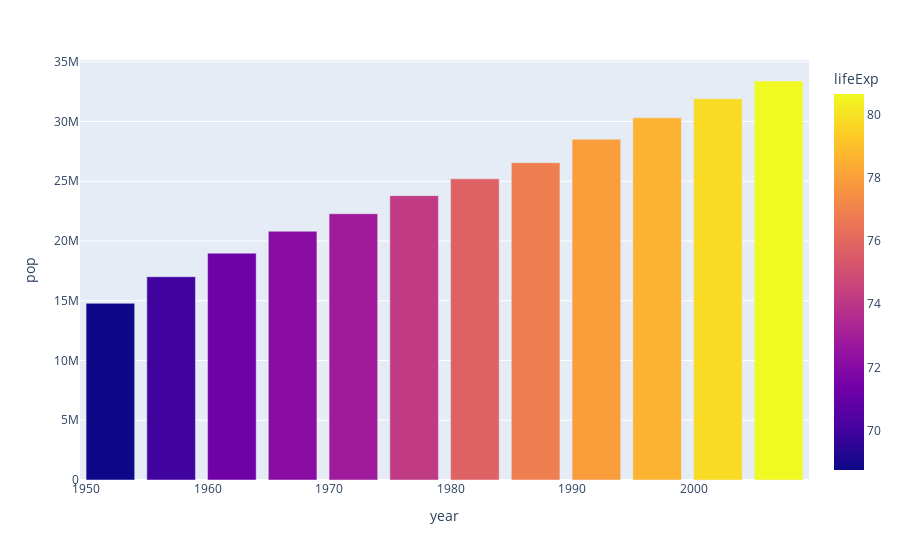

Notebook source saved alongside this figure:
### Markdown cell above
### 1.4.4 棒グラフ（bar 関数）

### Code cell
gapminder_Canada = gapminder.loc[gapminder["country"] == "Canada"]
px.bar(
    gapminder_Canada,
    x="year",
    y="pop",
    color="lifeExp",  # ❶ 値をカラースケールで表現する列
    hover_data=["lifeExp", "gdpPercap"],  # ❷ ホバーツールに表示する列
).show()

### Figure 1 — Plotly figure (JSON) as saved in the notebook; plotly's stock layout.template omitted (floating-point values rounded to 4 significant figures)
{"data": [{"alignmentgroup": "True", "customdata": [[68.75, 11370.0], [69.96, 12490.0], [71.3, 13460.0], [72.13, 16080.0], [72.88, 18970.0], [74.21, 22090.0], [75.76, 22900.0], [76.86, 26630.0], [77.95, 26340.0], [78.61, 28950.0], [79.77, 33330.0], [80.65, 36320.0]], "hovertemplate": "year=%{x}<br>pop=%{y}<br>lifeExp=%{marker.color}<br>gdpPercap=%{customdata[1]}<extra></extra>", "legendgroup": "", "marker": {"color": [68.75, 69.96, 71.3, 72.13, 72.88, 74.21, 75.76, 76.86, 77.95, 78.61, 79.77, 80.65], "coloraxis": "coloraxis", "pattern": {"shape": ""}}, "name": "", "offsetgroup": "", "orientation": "v", "showlegend": false, "textposition": "auto", "type": "bar", "x": [1952, 1957, 1962, 1967, 1972, 1977, 1982, 1987, 1992, 1997, 2002, 2007], "xaxis": "x", "y": [14785584, 17010154, 18985849, 20819767, 22284500, 23796400, 25201900, 26549700, 28523502, 30305843, 31902268, 33390141], "yaxis": "y"}], "layout": {"barmode": "relative", "coloraxis": {"colorbar": {"title": {"text": "lifeExp"}}, "colorscale": [[0, "#0d0887"], [0.1111, "#46039f"], [0.2222, "#7201a8"], [0.3333, "#9c179e"], [0.4444, "#bd3786"], [0.5556, "#d8576b"], [0.6667, "#ed7953"], [0.7778, "#fb9f3a"], [0.8889, "#fdca26"], [1, "#f0f921"]]}, "legend": {"tracegroupgap": 0}, "margin": {"t": 60}, "xaxis": {"anchor": "y", "domain": [0, 1], "title": {"text": "year"}}, "yaxis": {"anchor": "x", "domain": [0, 1], "title": {"text": "pop"}}}}
